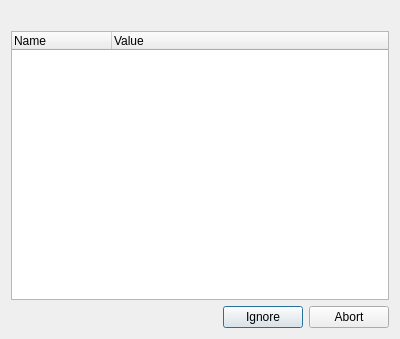
<ui version="4.0" >
 <class>SslErrorsDialog</class>
 <widget class="QDialog" name="SslErrorsDialog" >
  <property name="geometry" >
   <rect>
    <x>0</x>
    <y>0</y>
    <width>400</width>
    <height>339</height>
   </rect>
  </property>
  <property name="windowTitle" >
   <string>SSL errors occured</string>
  </property>
  <layout class="QVBoxLayout" name="verticalLayout" >
   <item>
    <widget class="QLabel" name="Description_" >
     <property name="text" >
      <string>&lt;Here we say that errors happened></string>
     </property>
    </widget>
   </item>
   <item>
    <widget class="QTreeWidget" name="Errors_" >
     <column>
      <property name="text" >
       <string>Name</string>
      </property>
     </column>
     <column>
      <property name="text" >
       <string>Value</string>
      </property>
     </column>
    </widget>
   </item>
   <item>
    <widget class="QDialogButtonBox" name="buttonBox" >
     <property name="orientation" >
      <enum>Qt::Horizontal</enum>
     </property>
     <property name="standardButtons" >
      <set>QDialogButtonBox::Abort|QDialogButtonBox::Ignore</set>
     </property>
    </widget>
   </item>
  </layout>
 </widget>
 <resources/>
 <connections>
  <connection>
   <sender>buttonBox</sender>
   <signal>accepted()</signal>
   <receiver>SslErrorsDialog</receiver>
   <slot>accept()</slot>
   <hints>
    <hint type="sourcelabel" >
     <x>227</x>
     <y>316</y>
    </hint>
    <hint type="destinationlabel" >
     <x>157</x>
     <y>274</y>
    </hint>
   </hints>
  </connection>
  <connection>
   <sender>buttonBox</sender>
   <signal>rejected()</signal>
   <receiver>SslErrorsDialog</receiver>
   <slot>reject()</slot>
   <hints>
    <hint type="sourcelabel" >
     <x>295</x>
     <y>322</y>
    </hint>
    <hint type="destinationlabel" >
     <x>286</x>
     <y>274</y>
    </hint>
   </hints>
  </connection>
 </connections>
</ui>
